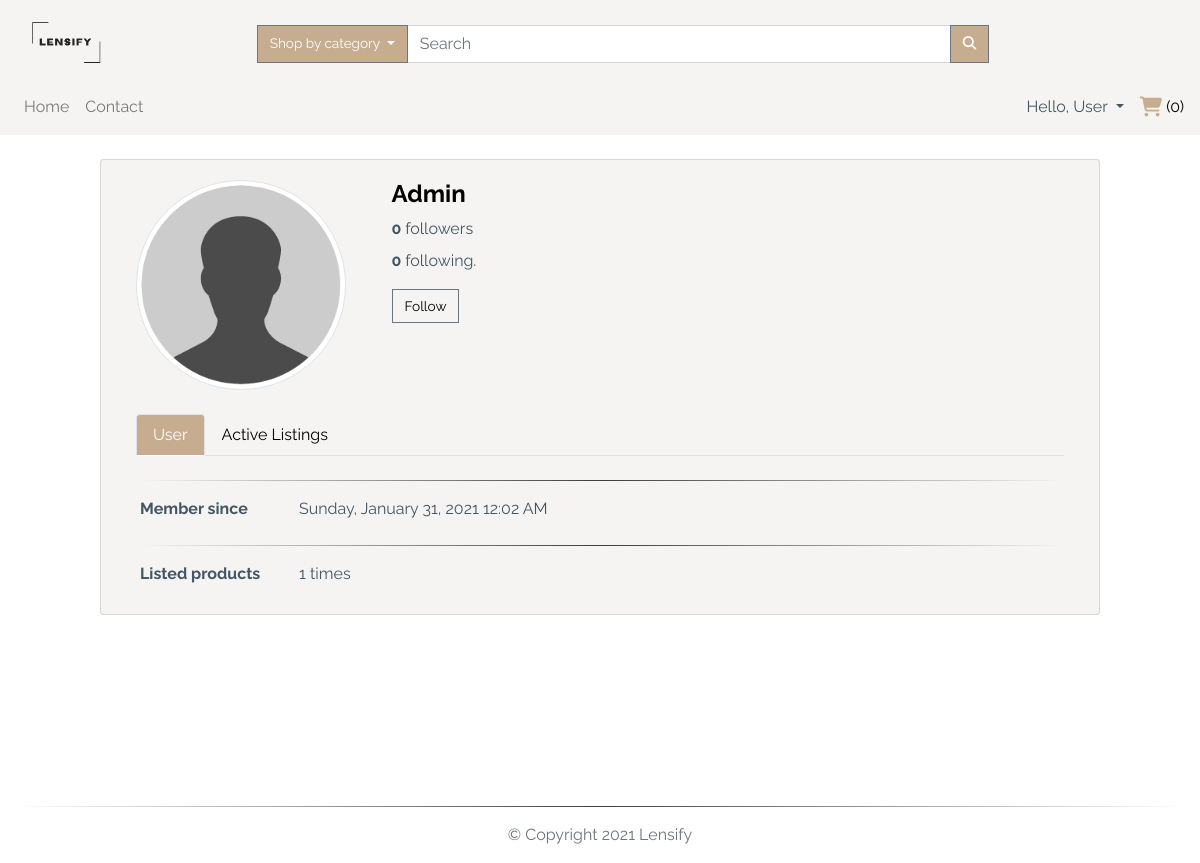
/profile/admin (signed in), run on the app's committed database.
### app/models.py (models this page shows, shortened)
class TimestampMixin(object):
    created_at = db.Column(db.DateTime, nullable=False,
                           default=datetime.utcnow)
    updated_at = db.Column(db.DateTime, onupdate=datetime.utcnow)

class User(db.Model, TimestampMixin, UserMixin):
    __tablename__ = "users"
    id = db.Column(db.Integer, primary_key=True)
    first_name = db.Column(db.String(50), nullable=False)
    last_name = db.Column(db.String(50), nullable=False)
    username = db.Column(db.String(50), unique=True, nullable=False)
    email = db.Column(db.String(115), unique=True, nullable=False)
    image_file = db.Column(db.String(80), nullable=False,
                           default="default.jpg")
    password_hash = db.Column(db.String(60), nullable=False)
    items_for_sale = db.relationship(
        "ItemForSale", backref="seller", lazy="dynamic")
    orders = db.relationship("Order", backref="buyer", lazy=True)
    address = db.relationship(
        "Address", secondary="user_addresses", backref="user", lazy="dynamic"
    )
    followed = db.relationship(
        "User", secondary=followers,
        primaryjoin=(followers.c.follower_id == id),
        secondaryjoin=(followers.c.followed_id == id),
        backref=db.backref("followers", lazy="dynamic"), lazy="dynamic")
    reviewed = db.relationship(
        "Review", backref="user_reviewed", primaryjoin=(Review.user_reviewed_id == id), lazy="dynamic"
    )
    reviewer = db.relationship(
        "Review", backref="user_reviewer", primaryjoin=(Review.user_reviewer_id == id), lazy="dynamic"
    )
    def is_following(self, user):
        return self.followed.filter(
            followers.c.followed_id == user.id).count() > 0
    def followed_items(self):
        return ItemForSale.query.join(
            followers, (followers.c.followed_id == ItemForSale.seller_id)).filter(
                followers.c.follower_id == self.id).filter(ItemForSale.sold == False).order_by(
                    ItemForSale.id.desc())

### app/routes.py (the view)
@app.route("/profile/<username>", methods=["GET"])
@login_required
def user(username):
    page = request.args.get('page', 1, type=int)
    user = User.query.filter_by(username=username).first_or_404()
    rate = db.session.query(func.avg(Review.rating).label(
        'average')).filter(Review.user_reviewed_id == user.id)
    if rate[0].average:
        avg = round(rate[0].average, 2)
    else:
        avg = 0
    items_following = current_user.followed_items().paginate(
        page, app.config['LISTINGS_PER_PAGE'], False)
    next_url_following = url_for('user', username=username, page=items_following.next_num) \
        if items_following.has_next else None
    prev_url_following = url_for('user', username=username, page=items_following.prev_num) \
        if items_following.has_prev else None
    user_items_count = ItemForSale.query.filter_by(seller=user).count()
    user_items_sold = ItemForSale.query.filter_by(
        sold=True, seller=current_user).order_by(ItemForSale.id.desc()).paginate(
        page, app.config['LISTINGS_PER_PAGE'], False)
    next_url_sold = url_for('user', username=username, page=user_items_sold.next_num) \
        if items_following.has_next else None
    prev_url_sold = url_for('user', username=username, page=user_items_sold.prev_num) \
        if items_following.has_prev else None
    user_items_active = ItemForSale.query.filter_by(
        seller=user, sold=False).order_by(ItemForSale.id.desc()).paginate(
        page, app.config['LISTINGS_PER_PAGE'], False)
    next_url_active = url_for('user', username=username, page=user_items_active.next_num) \
        if items_following.has_next else None
    prev_url_active = url_for('user', username=username, page=user_items_active.prev_num) \
        if items_following.has_prev else None
    return render_template("user.html", title="Account", user=user, user_items_active=user_items_active.items,
                           user_items_count=user_items_count, user_items_sold=user_items_sold.items,
                           items_following=items_following.items, page_num=items_following.iter_pages(),
                           page_num1=user_items_sold.iter_pages(), page_num2=user_items_active.iter_pages(),
                           page=page, next_url_active=next_url_active, prev_url_active=prev_url_active,
                           next_url_following=next_url_following, prev_url_following=prev_url_following,
                           next_url_sold=next_url_sold, prev_url_sold=prev_url_sold, average=avg)

### app/models.py (called while the page is built)
@login_manager.user_loader
def load_user(user_id):
    return User.query.get(int(user_id))

### app/routes.py (called while the page is built)
@app.before_request
def before_request():
    if current_user.is_authenticated:
        current_user.updated_at = datetime.utcnow()
        db.session.commit()

@app.context_processor
def inject_categories():
    categories = Category.query.join(
        ItemForSale, (Category.id == ItemForSale.category_id)).filter(ItemForSale.sold == False).all()
    return dict(categories=categories)

### app/templates/user.html (shortened to what this page needs)
{% extends "layout.html" %}
{%block app_content%}
<div id="profile-page">
  <div class="row mt-4 mb-4">
    <div class="card custom-bg col-12 col-md-10 mx-auto">
      <div class="card-body">
        <div class="card-title mb-4">
          <div class="row justify-content-start">
            <div class="image-container col-5 col-md-3">
              <div class="image">
                <img src="{{url_for('static', filename='img/profile/' + user.image_file)}}" id="imgProfile"
                  class="img-thumbnail rounded-circle" />
              </div>
            </div>
            <div class="userData col-5 ml-3">
              <h2 class="d-block">
                <a href="#">{{ user.username.capitalize() }}</a>
              </h2>
              <p class="mb-2">
                <span class="font-weight-bold">
                  {{ user.followers.count() }}
                </span>
                followers
              </p>
              <p>
                <span class="font-weight-bold">
                  {{ user.followed.count() }}
                </span>
                following.
              </p>
              {% if not current_user.is_following(user) %}
              <p>
                <a class="btn btn-outline-secondary no-radius"
                  href="{{ url_for('follow', username=user.username) }}">Follow</a>
              </p>
              {% else %}
              <p>
                <a class="btn btn-outline-secondary no-radius"
                  href="{{ url_for('unfollow', username=user.username) }}">Unfollow</a>
              </p>
              {% endif %}
            </div>
          </div>
        </div>
        <div class="row">
          <div class="col-12">
            <ul class="nav nav-tabs mb-4" id="myTab" role="tablist">
              <li class="nav-item active">
                <a class="nav-link active" id="basic-info-tab" data-toggle="tab" href="#basic-info" role="tab"
                  aria-controls="basic-info" aria-selected="true">User</a>
              </li>
              <li class="nav-item">
                <a class="nav-link" id="live-items-tab" data-toggle="tab" href="#live-items" role="tab"
                  aria-controls="live-items" aria-selected="false">Active Listings</a>
              </li>
            </ul>
            <div class="tab-content ml-1" id="tabContent">
              <div class="tab-pane fade show active" id="basic-info" role="tabpanel" aria-labelledby="basic-info-tab">
                <hr>
                <div class="row">
                  <div class="col-sm-3 col-md-2 col-5">
                    <label ">Member since</label>
                    </div>
                    <div class=" col-md-8 col-6">
                      {{ moment(user.created_at).format('LLLL') }}
                  </div>
                </div>
                <hr>
                <div class="row">
                  <div class="col-sm-3 col-md-2 col-5">
                    <label ">Listed products</label>
                    </div>
                    <div class=" col-md-8 col-6">
                      {{ user_items_count }} times
                  </div>
                </div>
              </div>
            </div>
          </div>
        </div>
      </div>
    </div>
  </div>
</div>
{% endblock app_content %}

### app/templates/layout.html (shortened to what this page needs)
{% extends "bootstrap/base.html" %}
{% block styles %}
<link rel="stylesheet" href="https://stackpath.bootstrapcdn.com/bootstrap/4.5.0/css/bootstrap.min.css"
>
<link rel="stylesheet" href="https://cdnjs.cloudflare.com/ajax/libs/animate.css/3.7.0/animate.css" />
<link rel="stylesheet" href="{{url_for('.static', filename='css/styles.css')}}" />
{% endblock styles %}
{% block body %}
{% block navbar %}
<nav class="navbar navbar-expand-lg navbar-light custom-bg">
  <a href="{{url_for('index')}}" class="col-4 col-md-2 logo-container">
    <img class="navbar-brand img-fluid mt-2" src="{{url_for('.static', filename='img/logo.png')}}" alt="logo" />
  </a>
  <div class="collapse navbar-collapse pt-2 col-12 col-lg-9" id="search">
    <form class="form-inline col-12 input-group" method='POST' action="{{ url_for('search') }}">
      <div class="dropdown ml-3 input-group-append">
        <button class="btn btn-secondary dropdown-toggle no-radius" type="button" id="dropdownMenuButton"
          data-toggle="dropdown" aria-haspopup="true" aria-expanded="false">
          Shop by category
        </button>
      </div>
      <input class="form-control col-8 input-group-append" type="search" placeholder="Search" aria-label="Search" name="search" >
      <div class="input-group-append">
        <button class="btn btn-secondary no-radius" type="submit">
          <i class="fas fa-search"></i>
        </button>
      </div>
    </form>
  </div>
</nav>
<nav class="navbar navbar-expand-lg navbar-light custom-bg py-0">
  <div id="links" class="collapse navbar-collapse py-2">
    <div class="navbar-nav text-center">
      <a class="nav-item nav-link" href="{{url_for('index')}}">Home</a>
      <a class="nav-item nav-link" href="{{url_for('contact')}}">Contact</a>
    </div>
    <div class="navbar-nav ml-auto text-center">
      {% if current_user.is_authenticated %}
      <div class="dropdown">
        <a class="dropdown-toggle" type="button" id="dropdownMenuButton" data-toggle="dropdown" aria-haspopup="true"
          aria-expanded="false">
          Hello, {{current_user.first_name.capitalize()}}
        </a>
      </div>
      <div class="ml-3 text-center d-none d-lg-block" id="cart">
        <a href="{{url_for('cart')}}">
          <i class="fas fa-shopping-cart fa-lg"></i> ({{session['cart']|length}})
        </a>
      </div>
      {%else%}
      <a class="nav-item nav-link mr-2" href="{{url_for('login')}}">Login</a>
      <a class="nav-item nav-link" href="{{url_for('register')}}">Register</a>
      {%endif%}
    </div>
  </div>
</nav>
{% endblock navbar%}
{% block content %}
<main class="my-auto">
  <div class="container-fluid">
    {% block app_content %} {% endblock app_content %}
  </div>
</main>
{% endblock content%}
<footer class="footer navbar-fixed-bottom">
  <div class="container-fluid">
    <hr>
    <p class="text-muted pb-3 text-center">
      &copy;
      Copyright
      Lensify
    </p>
  </div>
</footer>
{% endblock body %}

### app/static/css/styles.css (style rules this page uses)
:root { --main-color: #fff; --second-color: #425664; --third-color: #f6f4f2; --fourth-color: #c6ad8f; }
*, *::before, *::after { margin: 0; padding: 0; box-sizing: border-box; list-style: none; text-decoration: none; }
body, html { background: var(--main-color); min-height: 100vh; width: 100%; color: var(--second-color); font-family: "Raleway", sans-serif; word-break: normal; }
html { position: relative; }
.footer { position: absolute; bottom: 0; width: 100%; height: 10px; }
a { color: black; text-decoration: none; cursor: pointer; }
ul { margin: 0; }
P { word-break: normal; }
label { font-weight: bold; display: block; }
hr { border: none; height: 1px; background-image: linear-gradient( to right, rgba(0, 0, 0, 0), rgba(0, 0, 0, 0.75), rgba(0, 0, 0, 0) ); }
.btn { font-size: 85%; white-space: nowrap; }
.btn-secondary { filter: drop-shadow(5px 5px 1px rgba(0, 0, 0, 0.25)); background-color: var(--fourth-color); border-radius: 20px; color: var(--main-color); }
.no-radius { filter: none; border-radius: 0px; color: var(--main-color); }
.custom-bg { background-color: var(--third-color); }
.logo-container img { width: 70px; height: 55px; }
.fa-shopping-cart { color: var(--fourth-color); }
#profile-page .image-container .image { opacity: 1; display: block; width: 100%; height: auto; transition: 0.5s ease; backface-visibility: hidden; }
.userData h2 { font-size: 1.5rem; font-weight: bold; }
.btn-outline-secondary { color: black; }
.nav-tabs .nav-link.active { background-color: var(--fourth-color); color: var(--main-color); }

### data on the page
User: first_name "User"
User: image_file (placeholder picture), username "Admin", created_at "Sunday, January 31, 2021 12:02 AM"

### other printed values
{{ session['cart']|length }} "0"
{{ user.followers.count() }} "0"
{{ user.followed.count() }} "0"
{{ user_items_count }} "1"
